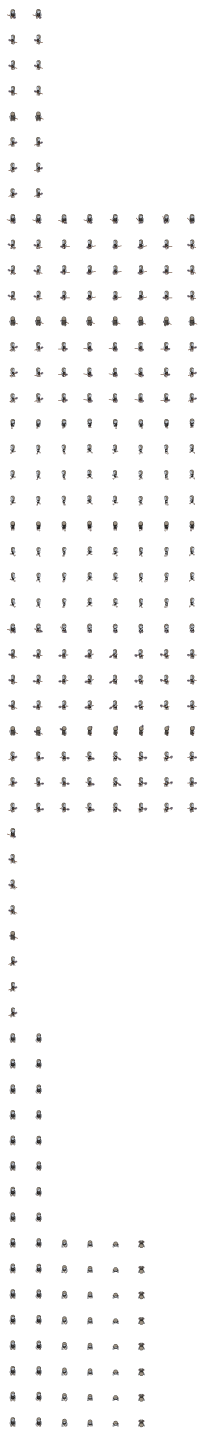
#> input picture assets/art/characters/gaunt_sexton.png, 1024 x 7168 px, given in place of dungeon_tiles.png, which was not available (shown at 1/5 size)
$ python gen_preview.py
#> lines starting #> are read from the running program, lines starting #| are printed output that depends on the picture
#> (reads tools/art/palette.json from the repository)
"""Build tools/art/preview.png: every generated sprite on a tile backdrop, scaled 4x.

Re-run after any art batch so the owner can review (GAME_PLAN 11.1b).
Includes the M1 size comparison (16x24 vs 32x32 against 16x16 tiles).
"""
import os

from PIL import Image, ImageDraw

from common import HERE, PROJECT

ZOOM = 4


def load(rel):
#> called with rel = 'assets/art/tiles/dungeon_tiles.png'
    return Image.open(os.path.join(PROJECT, rel)).convert("RGBA")
#> returned value is the input picture: PIL image 1024x7168 RGBA; mean R, G, B, A 3.9, 3.8, 3.7, 9.2
#> call 2 of load, with rel = 'assets/art/characters/unlaid_16x24.png'
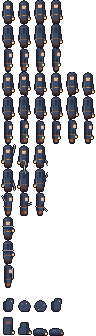
#> input picture assets/art/characters/unlaid_16x24.png, 96 x 336 px
#> in load, returned value is the input picture: PIL image 96x336 RGBA; mean R, G, B, A 20, 19.7, 23.4, 81.3
#> call 3 of load, with rel = 'assets/art/characters/unlaid_32x32.png'
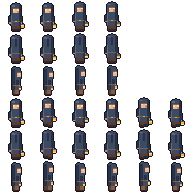
#> input picture assets/art/characters/unlaid_32x32.png, 192 x 192 px
#> in load, returned value is the input picture: PIL image 192x192 RGBA; mean R, G, B, A 19, 18.5, 21.4, 72.4


def backdrop(tiles, w_tiles, h_tiles):
#> called with w_tiles = 18, h_tiles = 8
    bg = Image.new("RGBA", (w_tiles * 16, h_tiles * 16))
#> bg: PIL image 288x128 RGBA; every value is 0
    for ty in range(h_tiles):
        for tx in range(w_tiles):
            idx = 4 if ty == 0 else (5 if ty == 1 else (tx * 7 + ty * 3) % 4)
            bg.paste(tiles.crop((idx * 16, 0, idx * 16 + 16, 16)), (tx * 16, ty * 16))
    return bg


def strip(sheet_img, fw, fh, row, count, y_floor, bg, x0):
    for i in range(count):
        fr = sheet_img.crop((i * fw, row * fh, i * fw + fw, row * fh + fh))
        bg.alpha_composite(fr, (x0 + i * (fw + 4), y_floor - fh))


def main():
    tiles = load("assets/art/tiles/dungeon_tiles.png")
    small = load("assets/art/characters/unlaid_16x24.png")
    large = load("assets/art/characters/unlaid_32x32.png")

    bg = backdrop(tiles, 18, 8)
    # Row 1: 16x24 idle down/up/side + walk_down cycle. Row 2: same for 32x32.
    for r, sheet_img, fw, fh, y in ((0, small, 16, 24, 72), (0, large, 32, 32, 120)):
        x = 4
        for row in (0, 1, 2):
            strip(sheet_img, fw, fh, row, 1, y, bg, x)
            x += fw + 4
        strip(sheet_img, fw, fh, 3, 6, y, bg, x + 8)
#> this loop made 2 passes
#> (r, fw, fh, y) on passes 1 to 2: (0, 16, 24, 72), (0, 32, 32, 120)

    img = bg.resize((bg.width * ZOOM, bg.height * ZOOM), Image.NEAREST)
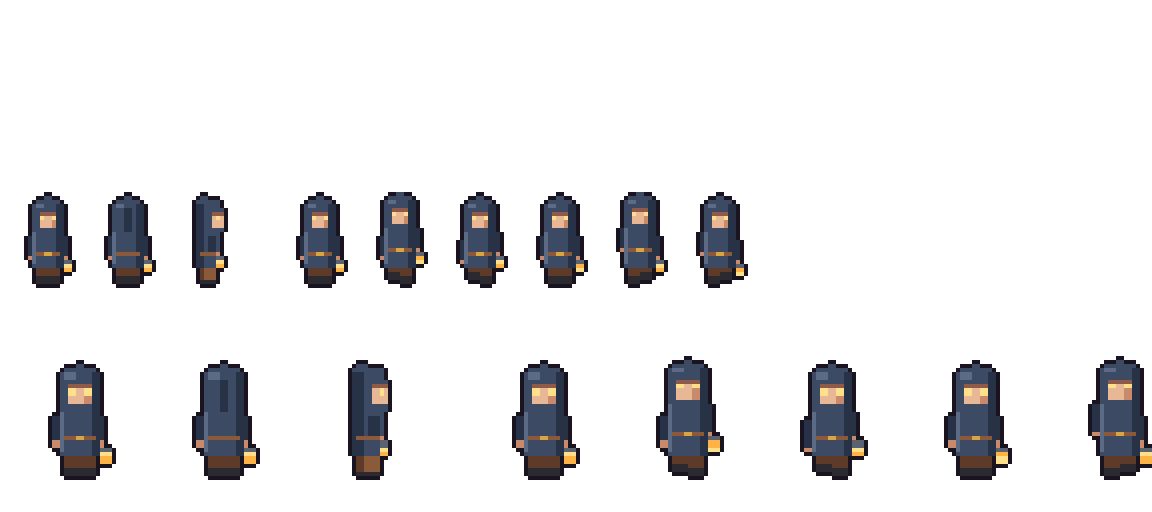
#> img: PIL image 1152x512 RGBA; mean R, G, B, A 9.4, 9, 10.2, 34.4; transparent parts drawn white
    d = ImageDraw.Draw(img)
    d.text((8, 4), "Tiles: floor a/b/c/ash, wall top, wall face", fill=(255, 255, 255, 255))
    d.text((8, 40 * ZOOM), "16x24 (chosen)", fill=(255, 224, 138, 255))
    d.text((8, 82 * ZOOM), "32x32 (comparison)", fill=(200, 200, 200, 255))
    out = os.path.join(HERE, "preview.png")
    img.save(out)
    print("wrote tools/art/preview.png", img.size)
#| wrote tools/art/preview.png (1152, 512)


if __name__ == "__main__":
    main()
